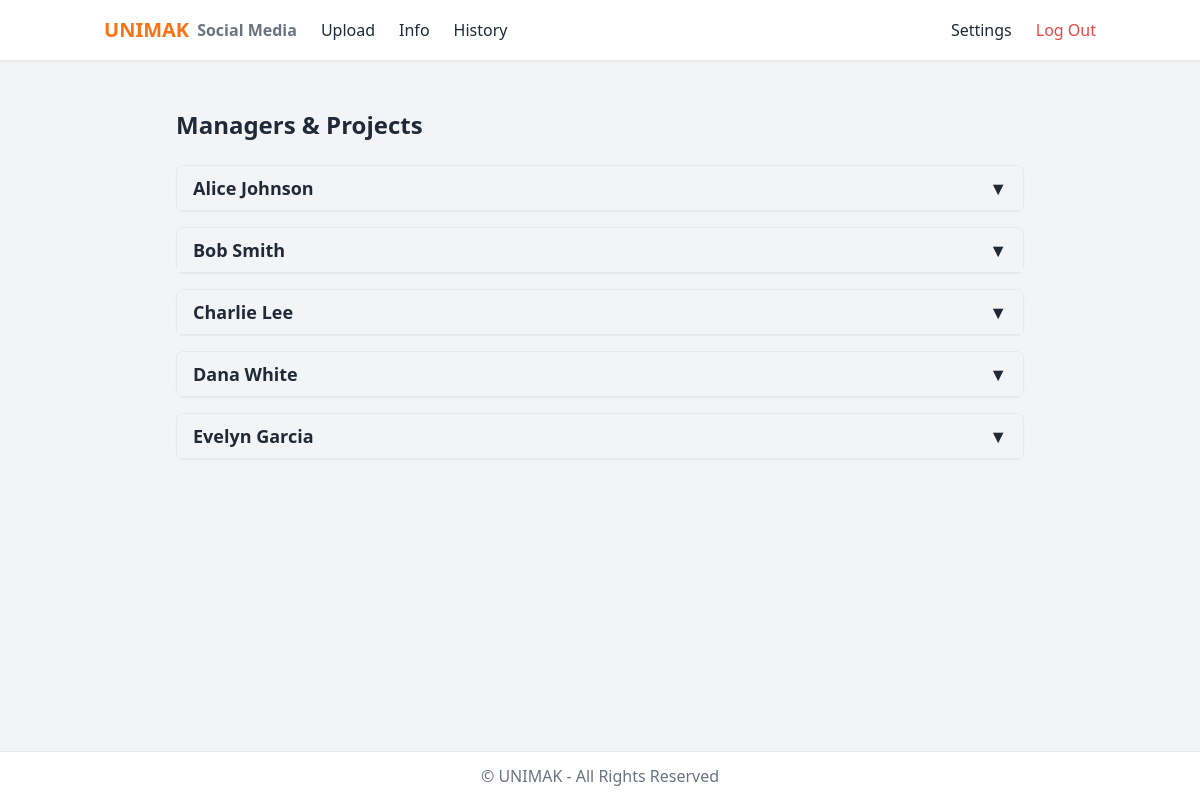
Screenshot of /info (signed in) with the database file from the repository.
### tables this page shows
CREATE TABLE projects (
    id INTEGER PRIMARY KEY AUTOINCREMENT,
    user_id INTEGER NOT NULL,
    project_number TEXT NOT NULL,
    manager_id INTEGER NOT NULL,
    reason TEXT,
    description TEXT,
    record_date DATETIME DEFAULT CURRENT_TIMESTAMP,
    FOREIGN KEY (user_id) REFERENCES users(id),
    FOREIGN KEY (manager_id) REFERENCES managers(id)
);

CREATE TABLE managers (
    id INTEGER PRIMARY KEY AUTOINCREMENT,
    manager_name TEXT NOT NULL UNIQUE
);

### app.py (the view)
@app.route("/info", methods=["GET", "POST"])
@login_required
def info():
    rows = db.execute("""
        SELECT m.id AS manager_id, m.manager_name,
               p.project_number, p.reason, p.description
        FROM managers m
        LEFT JOIN projects p ON p.manager_id = m.id
        ORDER BY m.manager_name, p.project_number
    """)
    data = {}
    for row in rows:
        manager = row["manager_name"]
        if manager not in data:
            data[manager] = []
        if row["project_number"]:
            data[manager].append({
                "number": row["project_number"],
                "reason": row["reason"],
                "description": row["description"]
            })
    return render_template("info.html", data=data)

### app.py (called while the page is built)
@app.after_request
def after_request(response):
    response.headers["Cache-Control"] = "no-cache, no-store, must-revalidate"
    response.headers["Expires"] = 0
    response.headers["Pragma"] = "no-cache"
    return response

### helpers.py (called while the page is built)
def login_required(f):
    @wraps(f)
    def decorated_function(*args, **kwargs):
        if session.get("user_id") is None:
            return redirect("/login")
        return f(*args, **kwargs)
    return decorated_function

### templates/info.html (shortened to what this page needs)
{% extends "layout.html" %}
{% block main %}
<div class="max-w-4xl mx-auto p-6">
  <h1 class="text-2xl font-bold mb-6">Managers & Projects</h1>
  {% for manager, projects in data.items() %}
  <div class="mb-4 border rounded-lg shadow-sm bg-white">
    <button
      class="w-full flex justify-between items-center px-4 py-2 text-left text-lg font-semibold bg-gray-100 hover:bg-gray-200 rounded-t-lg"
      onclick="toggleDetails('{{ manager|replace(' ', '_') }}')">
      {{ manager }}
      <span>▼</span>
    </button>
  </div>
  {% endfor %}
</div>
{% endblock %}

### rows the page displays
projects: manager_name "Alice Johnson"
projects: manager_name "Bob Smith"
projects: manager_name "Charlie Lee"
projects: manager_name "Dana White"
projects: manager_name "Evelyn Garcia"
